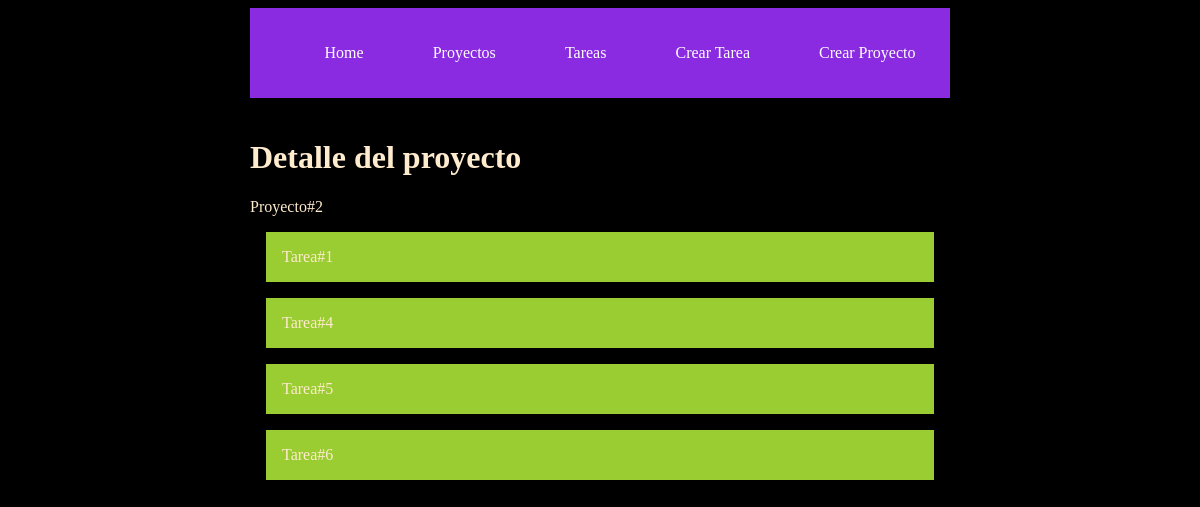
The page /detalleproyecto/2 on the database as committed earlier.
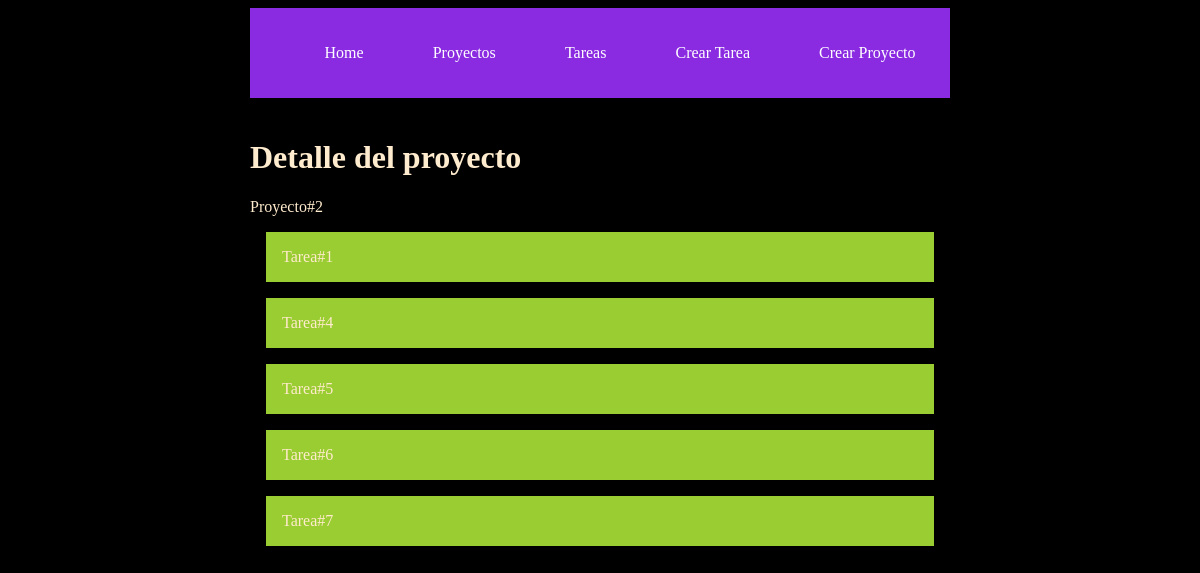
The same page on the database as committed later.
### aplicacion/models.py (models this page shows, shortened)
class Tareas(models.Model):
    titulo = models.CharField(max_length=200)
    descripcion = models.TextField()
    proyecto = models.ForeignKey(Proyecto, on_delete=models.CASCADE)
    done = models.BooleanField(default=False)

### aplicacion/views.py (the view)
# urls.py: path('detalleproyecto/<int:id>', detalleProyecto.as_view(), name='detalleproyecto'),
class detalleProyecto(View):
    def get(self, request, id):
        proyecto = get_object_or_404(Proyecto, id=id)
        tareas = Tareas.objects.filter(proyecto_id=id)
        return render(request, 'detalleproyecto.html', {
            'proyecto': proyecto,
            'tareas': tareas
        })

### aplicacion/models.py (called while the page is built)
    def __str__(self) -> str:
        return self.name

### aplicacion/templates/detalleproyecto.html
{% extends 'base.html' %}
{% block content %}
<h1>Detalle del proyecto</h1>
<p>{{proyecto}}</p>
{% for tarea in tareas %}
    <p class="card">{{tarea.titulo}}</p>
{% endfor %}
{% endblock %}

Rows that differ between the two databases and show on the page:
added Tareas: titulo "Tarea#7"
